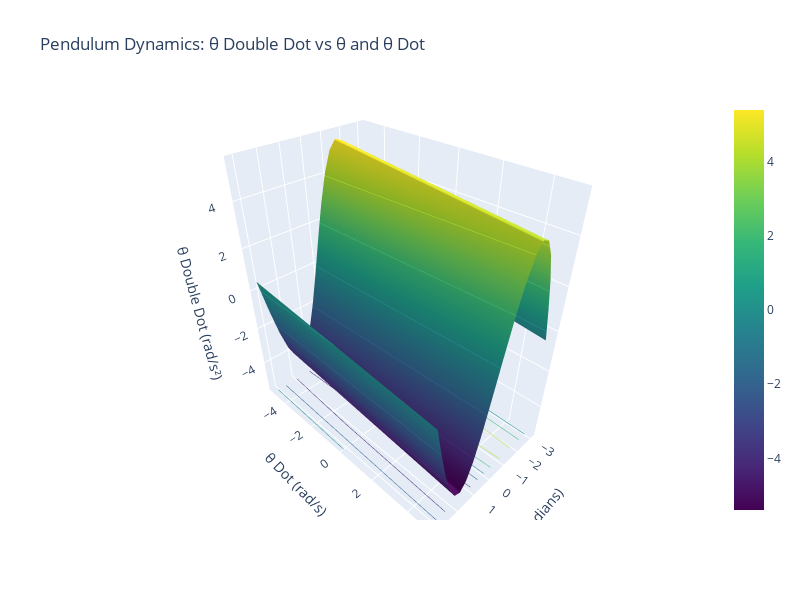

Notebook cell for this chart:
### Markdown cell above
Physics

For the beginning of this I simply follow along with 3Blue1Brown's tourists guide to differential equations

### Code cell
import numpy as np
import plotly.graph_objects as go

# physical constants
g = 9.81  # m/s^2, acceleration due to gravity
L = 2.0  # m, length of the pendulum
mu = 0.1  # air resistance

# def of ODE
def get_theta_double_dot(theta, theta_dot):
    return ((-1 * mu * theta_dot) - ((g / L) * np.sin(theta)))

# solution to differential equation
def theta(t, initial_angle = (np.pi / 3), initial_veloctiy = 0):
    # initialize
    theta = initial_angle
    theta_dot = initial_veloctiy
    delta_t = 0.01 # time step
    for time in np.arange(0, t, delta_t):
        theta_double_dot = get_theta_double_dot(theta, theta_dot)
        theta += theta_dot * delta_t
        theta_dot += theta_double_dot * delta_t
    return theta

# plot what theta returns for many different initial conditions
theta_vals = np.linspace(-np.pi, np.pi, 20)
theta_dot_vals = np.linspace(-5, 5, 20)
theta_grid, theta_dot_grid = np.meshgrid(theta_vals, theta_dot_vals)

# Calculate the derivatives at each point
theta_dot = theta_dot_grid  # first derivative is theta_dot
theta_double_dot = get_theta_double_dot(theta_grid, theta_dot_grid)  # second derivative

# Create a 3D surface plot
fig = go.Figure(data=[go.Surface(
    z=theta_double_dot,
    x=theta_grid,
    y=theta_dot_grid,
    colorscale='Viridis',
    contours=dict(
        z=dict(show=True, usecolormap=True, highlightcolor="lime", project_z=True)
    )
)])
fig.update_layout(
    title='Pendulum Dynamics: θ Double Dot vs θ and θ Dot',
    scene=dict(
        xaxis_title='θ (radians)',
        yaxis_title='θ Dot (rad/s)',
        zaxis_title='θ Double Dot (rad/s²)'
    ),
    autosize=False,
    width=800,
    height=600
)
fig.show()

### Figure 1 — Plotly figure (JSON) as saved in the notebook; plotly's stock layout.template omitted (floating-point values rounded to 4 significant figures; data arrays with more than 128 entries replaced by an {"elided": "..."} marker saying what was removed)
{"data": [{"colorscale": [[0, "#440154"], [0.1111, "#482878"], [0.2222, "#3e4989"], [0.3333, "#31688e"], [0.4444, "#26828e"], [0.5556, "#1f9e89"], [0.6667, "#35b779"], [0.7778, "#6ece58"], [0.8889, "#b5de2b"], [1, "#fde725"]], "contours": {"z": {"highlightcolor": "lime", "project": {"z": true}, "show": true, "usecolormap": true}}, "type": "surface", "x": {"elided": "20x20 float values"}, "y": {"elided": "20x20 float values"}, "z": {"elided": "20x20 float values"}}], "layout": {"autosize": false, "height": 600, "scene": {"xaxis": {"title": {"text": "θ (radians)"}}, "yaxis": {"title": {"text": "θ Dot (rad/s)"}}, "zaxis": {"title": {"text": "θ Double Dot (rad/s²)"}}}, "title": {"text": "Pendulum Dynamics: θ Double Dot vs θ and θ Dot"}, "width": 800}}
